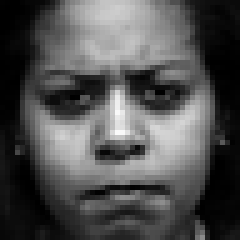
#> input picture data/anger/S022_005_00000031.png, 48 x 48 px (shown 5 times larger); its folder holds only this picture in this run
$ python decision_tree.py
#> lines starting #> are read from the running program, lines starting #| are printed output that depends on the picture
### utils.py
import copy
import os

import numpy as np
from skimage.io import imread, imshow, show
from skimage.transform import resize


def get_dataset(folder):
#> called with folder = 'data'
    X = []
    y = []
    for label in os.listdir(folder):
        path = os.path.join(folder, label)
        for image_name in os.listdir(path):
            image = imread(os.path.join(path, image_name))
#> image is the input picture: shape (48, 48); min 0, max 251, mean 80.1
            image = resize(image, (150, 150), anti_aliasing=True)
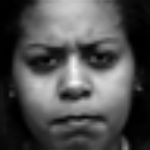
#> image: shape (150, 150) float64; min 0, max 0.974, mean 0.314
            # imshow(image)
            # show()
            # image = np.sum(np.array(image), axis=2)
            image = np.array(image)
            features = image.flatten()
            X.append(copy.deepcopy(features))
            y.append(label)
#> pass 2 of the loop in get_dataset, `for label in os.listdir(folder):`:
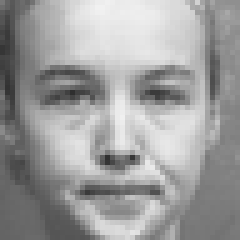
#> input picture data/contempt/S139_002_00000013.png, 48 x 48 px (shown 5 times larger)
#> in get_dataset, image is the input picture: shape (48, 48); min 47, max 241, mean 157.6
#> in get_dataset, `image = resize(image, (150, 150), anti_aliasing=True)`:
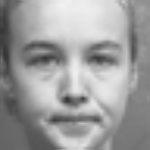
#> image: shape (150, 150) float64; min 0.204, max 0.944, mean 0.618
    return X, y

### decision_tree.py
import pandas as pd
from sklearn.datasets import load_iris
from sklearn.tree import DecisionTreeClassifier
from utils import get_dataset
from sklearn.model_selection import train_test_split
from sklearn.metrics import plot_confusion_matrix
import matplotlib.pyplot as plt


X, y = get_dataset('data')
#> X = 2 items; y = ['anger', 'contempt']
X_train, X_test, y_train, y_test = train_test_split(X, y, test_size=0.3)
#> X_train = 1 item; X_test = 1 item; y_train = ['anger']; y_test = ['contempt']


clf = DecisionTreeClassifier(max_depth = 500).fit(X_train,y_train)

titles_options = [("Confusion matrix, without normalization", None),
                  ("Normalized confusion matrix", 'true')]
for title, normalize in titles_options:
#> (the run stopped early here; a loop or call above may not have finished)
